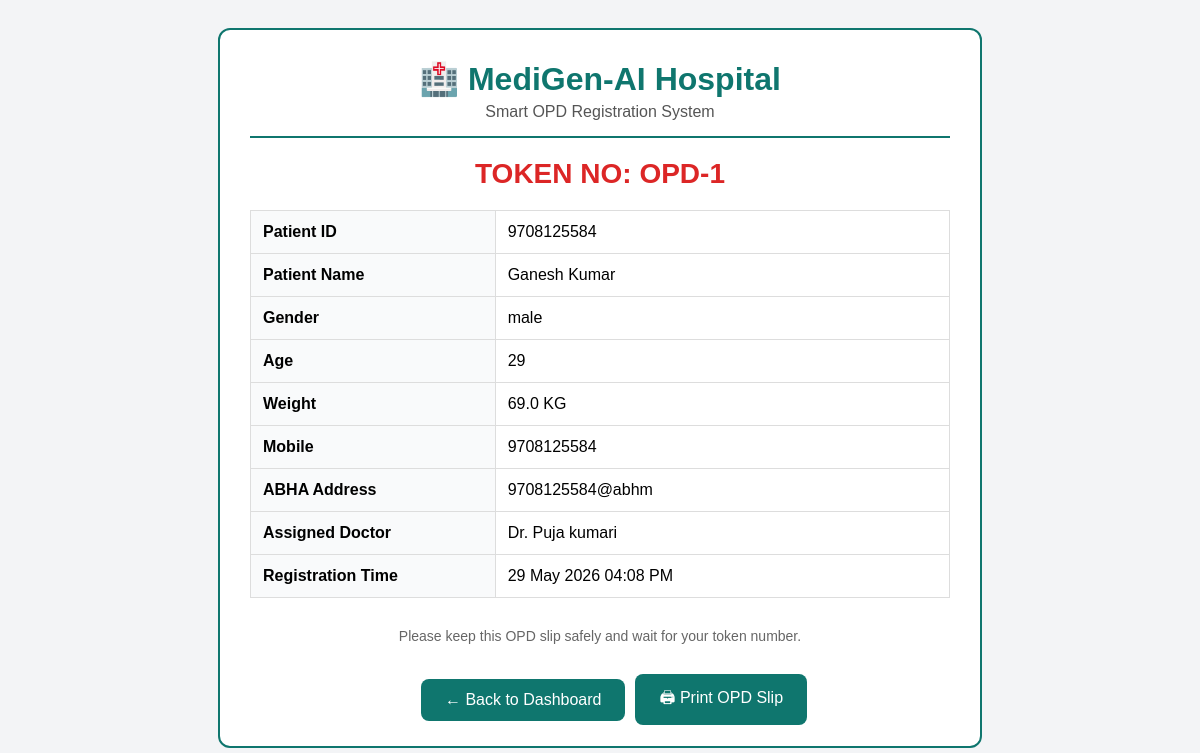
/print-opd-slip/1 (signed in), run on the app's committed database.
### app.py (models this page shows)
class Patient(db.Model):
    id = db.Column(db.Integer, primary_key=True)
    patient_id = db.Column(db.String(20), unique=True, nullable=False)
    user_id = db.Column(db.Integer, db.ForeignKey('user.id'))
    assigned_doctor_id = db.Column(db.Integer, db.ForeignKey('user.id'))
    name = db.Column(db.String(100), nullable=False)
    gender = db.Column(db.String(20))
    mobile = db.Column(db.String(15))
    email = db.Column(db.String(100))
    abha_address = db.Column(db.String(100))
    address = db.Column(db.String(300))
    age = db.Column(db.Integer)
    weight = db.Column(db.Float)
    registered_by = db.Column(db.Integer, db.ForeignKey('user.id'))
    registered_at = db.Column(db.DateTime, default=get_india_time)

class User(db.Model):
    id = db.Column(db.Integer, primary_key=True)
    login_id = db.Column(db.String(50), unique=True, nullable=False)
    password_hash = db.Column(db.String(200), nullable=False)
    plain_password = db.Column(db.String(100))  # stored for admin view/reset
    role = db.Column(db.String(20), nullable=False)  # admin, doctor, staff, patient
    name = db.Column(db.String(100), nullable=False)
    email = db.Column(db.String(100))
    mobile = db.Column(db.String(15))
    qualification = db.Column(db.String(200))
    created_at = db.Column(db.DateTime, default=get_india_time)
    is_active = db.Column(db.Boolean, default=True)

### app.py (the view)
@app.route('/print-opd-slip/<int:id>')
def print_opd_slip(id):
    if session.get('role') != 'staff':
        return redirect(url_for('login'))
    patient = Patient.query.get_or_404(id)
    doctor = None
    if patient.assigned_doctor_id:
        doctor = User.query.get(patient.assigned_doctor_id)
    return render_template(
        'staff/opd_slip.html',
        patient=patient,
        doctor=doctor
    )

### templates/staff/opd_slip.html (shortened to what this page needs)
<!DOCTYPE html>
<html>
<head>
</head>
<body>
<div class="slip">
    <div class="header">
        <div class="hospital">
           🏥 MediGen-AI Hospital
        </div>
        <div class="tag">
            Smart OPD Registration System
        </div>
    </div>
    <div class="token">
        TOKEN NO: OPD-{{ patient.id }}
    </div>
    <table>
        <tr>
            <td class="label">Patient ID</td>
            <td>{{ patient.patient_id }}</td>
        </tr>
        <tr>
            <td class="label">Patient Name</td>
            <td>{{ patient.name }}</td>
        </tr>
        <tr>
            <td class="label">Gender</td>
            <td>{{ patient.gender or '-' }}</td>
        </tr>
        <tr>
            <td class="label">Age</td>
            <td>{{ patient.age or '-' }}</td>
        </tr>
        <tr>
            <td class="label">Weight</td>
            <td>{{ patient.weight or '-' }} KG</td>
        </tr>
        <tr>
            <td class="label">Mobile</td>
            <td>{{ patient.mobile or '-' }}</td>
        </tr>
        <tr>
            <td class="label">ABHA Address</td>
            <td>{{ patient.abha_address or '-' }}</td>
        </tr>
        <tr>
            <td class="label">Assigned Doctor</td>
            <td>
                {% if doctor %}
                     {{ doctor.name }}
                {% else %}
                    Not Assigned
                {% endif %}
            </td>
        </tr>
        <tr>
            <td class="label">Registration Time</td>
            <td>
                {{ patient.registered_at.strftime('%d %b %Y %I:%M %p') }}
            </td>
        </tr>
    </table>
    <div class="footer">
        Please keep this OPD slip safely and wait for your token number.
    </div>
    <div class="action-buttons no-print">
    <button onclick="window.close()" class="action-btn">
        ← Back to Dashboard
    </button>
    <button onclick="window.print()" class="action-btn">
        🖨 Print OPD Slip
    </button>
</div>
</div>
</body>
</html>

### templates/staff/opd_slip.html (style rules this page uses)
body { font-family:Arial; background:#f3f4f6; padding:20px; }
.slip { max-width:700px; margin:auto; background:white; border-radius:12px; padding:30px; border:2px solid #0f766e; }
.header { text-align:center; border-bottom:2px solid #0f766e; padding-bottom:15px; margin-bottom:20px; }
.hospital { font-size:32px; font-weight:bold; color:#0f766e; }
.tag { color:#555; margin-top:5px; }
.token { margin-top:20px; text-align:center; font-size:28px; font-weight:bold; color:#dc2626; }
table { width:100%; border-collapse:collapse; margin-top:20px; }
td { padding:12px; border:1px solid #ddd; }
.label { font-weight:bold; background:#f9fafb; width:35%; }
.footer { margin-top:30px; text-align:center; color:#666; font-size:14px; }
button { background:#0f766e; color:white; border:none; padding:12px 24px; border-radius:8px; cursor:pointer; font-size:16px; }
.action-buttons { margin-top:30px; display:flex; justify-content:center; align-items:center; gap:10px; flex-wrap:wrap; width:100%; height:42px; border:none; border-radius:10px; background: color #0f766e; color:white; font-size:14px; font-weight:700; cursor:pointer; transition:0.3s; padding:0 14px; }

### data on the page
Patient: id "1", patient_id "9708125584", name "Ganesh Kumar", gender "male", age "29", weight "69.0", mobile "9708125584", abha_address "9708125584@abhm", registered_at "29 May 2026 04:08 PM"
User: name "Dr. Puja kumari"
